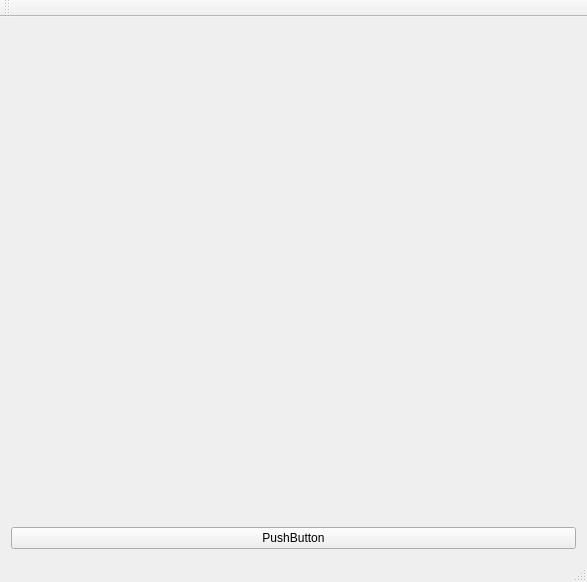
<?xml version="1.0" encoding="UTF-8"?>
<ui version="4.0">
 <class>MainWindow</class>
 <widget class="QMainWindow" name="MainWindow">
  <property name="geometry">
   <rect>
    <x>0</x>
    <y>0</y>
    <width>587</width>
    <height>582</height>
   </rect>
  </property>
  <property name="windowTitle">
   <string>MainWindow</string>
  </property>
  <widget class="QWidget" name="centralWidget">
   <layout class="QGridLayout" name="gridLayout">
    <item row="0" column="0">
     <widget class="QWidget" name="widget" native="true"/>
    </item>
    <item row="1" column="0">
     <widget class="QPushButton" name="pushButton">
      <property name="text">
       <string>PushButton</string>
      </property>
     </widget>
    </item>
   </layout>
  </widget>
  <widget class="QMenuBar" name="menuBar">
   <property name="geometry">
    <rect>
     <x>0</x>
     <y>0</y>
     <width>587</width>
     <height>24</height>
    </rect>
   </property>
  </widget>
  <widget class="QToolBar" name="mainToolBar">
   <attribute name="toolBarArea">
    <enum>TopToolBarArea</enum>
   </attribute>
   <attribute name="toolBarBreak">
    <bool>false</bool>
   </attribute>
  </widget>
  <widget class="QStatusBar" name="statusBar"/>
 </widget>
 <layoutdefault spacing="6" margin="11"/>
 <resources/>
 <connections/>
</ui>
